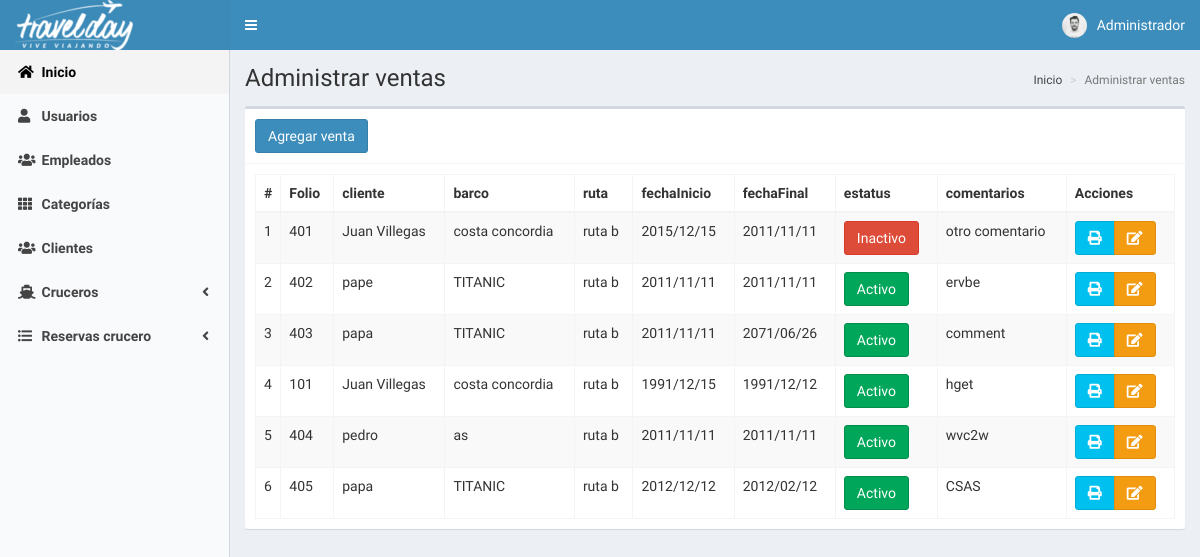
The app's page /administrarReservas (signed in) with its own data.
### tables this page shows
CREATE TABLE `reservas` (
  `id` int(11) NOT NULL,
  `cProveedor` varchar(25) NOT NULL,
  `categoria` int(11) NOT NULL,
  `folio` int(11) NOT NULL,
  `id_vendedor` int(11) NOT NULL,
  `barco` int(11) NOT NULL,
  `imgBarco` varchar(255) NOT NULL,
  `idRuta` int(11) NOT NULL,
  `imgRuta` varchar(255) NOT NULL,
  `htmlRuta` varchar(255) NOT NULL,
  `idCliente` int(11) NOT NULL,
  `adultos` int(11) DEFAULT NULL,
  `menores` int(11) DEFAULT NULL,
  `nombrePasajeros` text NOT NULL,
  `fechaInicio` varchar(50) NOT NULL,
  `fechaFinal` varchar(50) NOT NULL,
  `habitacion` varchar(50) NOT NULL,
  `numHabitacion` varchar(50) NOT NULL,
  `mealPlan` varchar(100) NOT NULL,
  `estatus` varchar(20) NOT NULL,
  `vencimiento` varchar(50) NOT NULL,
  `costo` float NOT NULL,
  `metodoPago` text NOT NULL,
  `codigo` text NOT NULL,
  `comentarios` varchar(500) NOT NULL,
  `fecha` timestamp NOT NULL DEFAULT CURRENT_TIMESTAMP
);

CREATE TABLE `clientes` (
  `id` int(11) NOT NULL,
  `nombre` text NOT NULL,
  `documento` text NOT NULL,
  `direccion` text NOT NULL,
  `email` text NOT NULL,
  `telefono` text NOT NULL,
  `telefono2` text NOT NULL,
  `fecha` timestamp NOT NULL DEFAULT CURRENT_TIMESTAMP ON UPDATE CURRENT_TIMESTAMP
);

CREATE TABLE `barcos` (
  `id` int(11) NOT NULL,
  `idCategoria` int(11) NOT NULL,
  `nombre` text NOT NULL,
  `compania` text NOT NULL,
  `pasajeros` int(11) NOT NULL,
  `construccion` bigint(11) NOT NULL,
  `tonelaje` bigint(11) NOT NULL,
  `tripulacion` bigint(11) NOT NULL,
  `descripcion` text NOT NULL,
  `velocidad` varchar(11) NOT NULL,
  `cubiertas` int(11) NOT NULL,
  `largo` int(11) NOT NULL,
  `ancho` int(11) NOT NULL,
  `imagen` text NOT NULL,
  `codigo` text NOT NULL
);

CREATE TABLE `rutas` (
  `id` int(11) NOT NULL,
  `idCategoria` int(11) NOT NULL,
  `codigo` int(11) NOT NULL,
  `descripcion` varchar(100) NOT NULL,
  `noches` int(11) NOT NULL,
  `puertos` int(11) NOT NULL,
  `embarque` varchar(100) NOT NULL,
  `desembarque` varchar(100) NOT NULL,
  `html` text NOT NULL,
  `imagen` text NOT NULL,
  `fecha` timestamp NOT NULL DEFAULT CURRENT_TIMESTAMP ON UPDATE CURRENT_TIMESTAMP
);

### controladores/plantilla.controlador.php (called while the page is built)
<?php
class ControladorPlantilla{
	static public function ctrPlantilla(){
		include "vistas/plantilla.php";
	}
}

### index.php (called while the page is built, shortened)
<?php
require_once "controladores/plantilla.controlador.php";
require_once "controladores/usuarios.controlador.php";
require_once "controladores/clientes.controlador.php";
require_once "controladores/barcos.controlador.php";
require_once "controladores/rutas.controlador.php";
require_once "controladores/reservas.controlador.php";
require_once "modelos/clientes.modelo.php";
require_once "modelos/barcos.modelo.php";
require_once "modelos/rutas.modelo.php";
require_once "modelos/reservas.modelo.php";
$plantilla = new ControladorPlantilla();
$plantilla -> ctrPlantilla();

### controladores/reservas.controlador.php (called while the page is built, shortened)
<?php
class ControladorReservas{
	static public function ctrMostrarReserva($item, $valor){
		$tabla = "reservas";
		$respuesta = ModeloReservas::mdlMostrarReservas($tabla, $item, $valor);
		return $respuesta;
	}
}

### modelos/conexion.php (called while the page is built)
<?php
class Conexion{
	static public function conectar(){
		$link = new PDO("mysql:host=localhost;dbname=travelday_admin",
			            "root",
			            "");
		$link->exec("set names utf8");
		return $link;
	}
}

### modelos/reservas.modelo.php (called while the page is built, shortened)
<?php
require_once "conexion.php";
class ModeloReservas{
	static public function mdlMostrarReservas($tabla, $item, $valor){
		if($item != null){
			$stmt = Conexion::conectar()->prepare("SELECT * FROM $tabla WHERE $item = :$item ORDER BY id DESC");
			$stmt -> bindParam(":".$item, $valor, PDO::PARAM_STR);
			$stmt -> execute();
			return $stmt -> fetch();
		}else{
			$stmt = Conexion::conectar()->prepare("SELECT * FROM $tabla");
			$stmt -> execute();
			return $stmt -> fetchAll();
		}
	}
}

### controladores/clientes.controlador.php (called while the page is built, shortened)
<?php
class ControladorClientes{
	static public function ctrMostrarClientes($item, $valor){
		$tabla = "clientes";
		$respuesta = ModeloClientes::mdlMostrarClientes($tabla, $item, $valor);
		return $respuesta;
	}
}

### modelos/clientes.modelo.php (called while the page is built, shortened)
<?php
require_once "conexion.php";
class ModeloClientes{
	static public function mdlMostrarClientes($tabla, $item, $valor){
		if($item != null){
			$stmt = Conexion::conectar()->prepare("SELECT * FROM $tabla WHERE $item = :$item");
			$stmt -> bindParam(":".$item, $valor, PDO::PARAM_STR);
			$stmt -> execute();
			return $stmt -> fetch();
		}else{
			$stmt = Conexion::conectar()->prepare("SELECT * FROM $tabla");
			$stmt -> execute();
			return $stmt -> fetchAll();
		}
	}
}

### controladores/barcos.controlador.php (called while the page is built, shortened)
<?php
class ControladorBarcos{
	static public function ctrMostrarBarcos($item, $valor){
		$tabla = "barcos";
		$respuesta = ModeloBarcos::mdlMostrarBarcos($tabla, $item, $valor);
		return $respuesta;
	}
}
?>

### modelos/barcos.modelo.php (called while the page is built, shortened)
<?php
require_once "conexion.php";
class ModeloBarcos{
	static public function mdlMostrarBarcos($tabla, $item, $valor){
		if($item != null){
			$stmt = Conexion::conectar()->prepare("SELECT * FROM $tabla WHERE $item = :$item ORDER BY id DESC");
			$stmt -> bindParam(":".$item, $valor, PDO::PARAM_STR);
			$stmt -> execute();
			return $stmt -> fetch();
		}else{
			$stmt = Conexion::conectar()->prepare("SELECT * FROM $tabla");
			$stmt -> execute();
			return $stmt -> fetchAll();
		}
	}
}

### controladores/rutas.controlador.php (called while the page is built, shortened)
<?php
class ControladorRutas{
	static public function ctrMostrarRutas($item, $valor){
		$tabla = "rutas";
		$respuesta = ModeloRutas::mdlMostrarRutas($tabla, $item, $valor);
		return $respuesta;
	}
}

### modelos/rutas.modelo.php (called while the page is built, shortened)
<?php
require_once "conexion.php";
class ModeloRutas{
	static public function mdlMostrarRutas($tabla, $item, $valor){
		if($item != null){
			$stmt = Conexion::conectar()->prepare("SELECT * FROM $tabla WHERE $item = :$item ORDER BY id DESC");
			$stmt -> bindParam(":".$item, $valor, PDO::PARAM_STR);
			$stmt -> execute();
			return $stmt -> fetch();
		}else{
			$stmt = Conexion::conectar()->prepare("SELECT * FROM $tabla");
			$stmt -> execute();
			return $stmt -> fetchAll();
		}
	}
}

### vistas/modulos/administrarReservas.php (the view)
<div class="content-wrapper">
  <section class="content-header">
    <h1>
      Administrar ventas
    </h1>
    <ol class="breadcrumb">
      <li><a href="inicio"><i class="fa fa-dashboard"></i> Inicio</a></li>
      <li class="active">Administrar ventas</li>
    </ol>
  </section>
  <section class="content">
    <div class="box">
      <div class="box-header with-border">
        <a href="reservas-crucero">
          <button class="btn btn-primary">
            Agregar venta
          </button>
        </a>
      </div>
      <div class="box-body">
       <table class="table table-bordered table-striped dt-responsive tablas" width="100%">
        <thead>
         <tr>
           <th style="width:10px">#</th>
           <th>Folio</th>
           <th>cliente</th>
           <th>barco</th>
           <th>ruta</th>
           <th>fechaInicio</th>
           <th>fechaFinal</th>
           <th>estatus</th>
            <th>comentarios</th>
           <th>Acciones</th>
         </tr>
        </thead>
        <tbody>
        <?php
          $item = null;
          $valor = null;
          $respuesta = ControladorReservas::ctrMostrarReserva($item, $valor);
          foreach ($respuesta as $key => $value) {
           echo '<tr>
                 <td>'.($key+1).'</td>
                  <td>'.$value["folio"].'</td>';
                  $itemCliente = "id";
                  $valorCliente = $value["idCliente"];
                  $respuestaCliente = ControladorClientes::ctrMostrarClientes($itemCliente, $valorCliente);
                  echo '<td>'.$respuestaCliente["nombre"].'</td>';
                  $itemUsuario = "id";
                  $valorUsuario = $value["barco"];
                  $respuestaUsuario = ControladorBarcos::ctrMostrarBarcos($itemUsuario, $valorUsuario);
                  echo '<td>'.$respuestaUsuario["nombre"].'</td>';
                  $itemUsuario = "id";
                  $valorUsuario = $value["idRuta"];
                  $respuestaUsuario = ControladorRutas::ctrMostrarRutas($itemUsuario, $valorUsuario);
                  echo '<td>'.$respuestaUsuario["descripcion"].'</td>';
                  echo '<td>'.$value["fechaInicio"].'</td>';
                  echo '<td>'.$value["fechaFinal"].'</td>';
                if($value["estatus"] === " activo"){
                    echo '<td><button class="btn btn-success">Activo</button></td>';
                  }else{
                    echo '<td><button class="btn btn-danger">Inactivo</button></td>';
                  }
                  echo '<td>'.$value["comentarios"].'</td>';
                   echo '
                        <td>
                    <div class="btn-group">
                      <button class="btn btn-info fa-1x imprimirReserva" idReserva="'.$value["id"].'"><i class="fas fa-print"></i></button>
                      <button class="btn btn-warning btnEditarReserva" idReserva="'.$value["id"].'"><i class="fas fa-edit"></i></button>
                    </div>
                  </td>
                </tr> ';
            }
        ?>
        </tbody>
       </table>
      </div>
    </div>
  </section>
</div>

### vistas/plantilla.php (shortened to what this page needs)
<!DOCTYPE html>
<html>
<head>
  <link rel="stylesheet" href="vistas/bower_components/bootstrap/dist/css/bootstrap.min.css">
  <link rel="stylesheet" href="vistas/bower_components/font-awesome/css/font-awesome.min.css">
  <link rel="stylesheet" href="vistas/bower_components/Ionicons/css/ionicons.min.css">
  <link rel="stylesheet" href="vistas/dist/css/AdminLTE.css">
  <link rel="stylesheet" href="vistas/dist/css/skins/_all-skins.min.css">
  <link rel="stylesheet" href="vistas/bower_components/datatables.net-bs/css/dataTables.bootstrap.min.css">
  <link rel="stylesheet" href="vistas/bower_components/datatables.net-bs/css/responsive.bootstrap.min.css">
  <link rel="stylesheet" href="vistas/plugins/iCheck/all.css">
  <link rel="stylesheet" href="https://use.fontawesome.com/releases/v5.5.0/css/all.css">
</head>
<body class="hold-transition skin-blue-light sidebar-mini login-page">
  <?php
  if(isset($_SESSION["iniciarSesion"]) && $_SESSION["iniciarSesion"] == "ok"){
   echo '<div class="wrapper">';
    include "modulos/cabezote.php";
    include "modulos/menu.php";
    if(isset($_GET["ruta"])){
      if($_GET["ruta"] == "inicio" ||
         $_GET["ruta"] == "usuarios" ||
         $_GET["ruta"] == "categorias" ||
         $_GET["ruta"] == "productos" ||
         $_GET["ruta"] == "clientes" ||
         $_GET["ruta"] == "ventas" ||
         $_GET["ruta"] == "crear-venta" ||
         $_GET["ruta"] == "reportes" ||
         $_GET["ruta"] == "empleados" ||
         $_GET["ruta"] == "barcos" ||
         $_GET["ruta"] == "barcosregistro" ||
          $_GET["ruta"] == "rutas" ||
           $_GET["ruta"] == "reservas-crucero" ||
           $_GET["ruta"] == "administrarReservas" ||
           $_GET["ruta"] == "editar-reserva" ||
         $_GET["ruta"] == "salir"){
        include "modulos/".$_GET["ruta"].".php";
      }else{
        include "modulos/404.php";
      }
    }else{
      include "modulos/inicio.php";
    }
    echo '</div>';
  }else{
    include "modulos/login.php";
  }
  ?>
</body>
</html>

### vistas/modulos/cabezote.php (shortened to what this page needs)
<header class="main-header">
<a href="inicio" class="logo">
	<span class="logo-lg">
		<img src="vistas/img/wallpaper/logos.png" class="img-responsive" style="padding:10px 0px,width: 50px ,height: 1px">
	</span>
</a>
<nav class="navbar navbar-static-top" role="navigation">
 	<a href="#" class="sidebar-toggle" data-toggle="push-menu" role="button">
     	</a>
	<div class="navbar-custom-menu">
		<ul class="nav navbar-nav">
			<li class="dropdown user user-menu">
				<a href="#" class="dropdown-toggle" data-toggle="dropdown">
				<?php
				if($_SESSION["foto"] != ""){
					echo '<img src="'.$_SESSION["foto"].'" class="user-image">';
				}else{
					echo '<img src="vistas/img/usuarios/default/anonymous.png" class="user-image">';
				}
				?>
					<span class="hidden-xs"><?php  echo $_SESSION["nombre"]; ?></span>
				</a>
			</li>
		</ul>
	</div>
</nav>
</header>

### vistas/modulos/menu.php (shortened to what this page needs)
<aside class="main-sidebar">
	 <section class="sidebar">
		<ul class="sidebar-menu">
			<li class="active">
				<a href="inicio">
					<i class="fa fa-home"></i>
					<span>Inicio</span>
				</a>
			</li>
			<li>
				<a href="usuarios">
					<i class="fa fa-user"></i>
					<span>Usuarios</span>
				</a>
			</li>
			<li>
				<a href="empleados">
					<i class="fa fa-users"></i>
					<span>Empleados</span>
				</a>
			</li>
			<li>
				<a href="categorias">
					<i class="fa fa-th"></i>
					<span>Categorías</span>
				</a>
			</li>
			<li>
				<a href="clientes">
					<i class="fa fa-users"></i>
					<span>Clientes</span>
				</a>
			</li>
			<li class="treeview">
				<a href="#">
					<i class="fa fa-ship"></i>
					<span>Cruceros</span>
					<span class="pull-right-container">
						<i class="fa fa-angle-left pull-right"></i>
					</span>
				</a>
			</li>
			<li class="treeview">
				<a href="#">
					<i class="fa fa-list-ul"></i>
					<span>Reservas crucero</span>
					<span class="pull-right-container">
						<i class="fa fa-angle-left pull-right"></i>
					</span>
				</a>
			</li>
		</ul>
	 </section>
</aside>

### records on screen
reservas: folio "401", idCliente.nombre "Juan Villegas", barcos.nombre "costa concordia", idRuta.descripcion "ruta b", fechaInicio "2015/12/15", fechaFinal "2011/11/11", estatus "Inactivo", comentarios "otro comentario"
reservas: folio "402", idCliente.nombre "pape", barcos.nombre "TITANIC", idRuta.descripcion "ruta b", fechaInicio "2011/11/11", fechaFinal "2011/11/11", estatus "Activo", comentarios "ervbe"
reservas: folio "403", idCliente.nombre "papa", barcos.nombre "TITANIC", idRuta.descripcion "ruta b", fechaInicio "2011/11/11", fechaFinal "2071/06/26", estatus "Activo", comentarios "comment"
reservas: folio "101", idCliente.nombre "Juan Villegas", barcos.nombre "costa concordia", idRuta.descripcion "ruta b", fechaInicio "1991/12/15", fechaFinal "1991/12/12", estatus "Activo", comentarios "hget"
reservas: folio "404", idCliente.nombre "pedro", barcos.nombre "as", idRuta.descripcion "ruta b", fechaInicio "2011/11/11", fechaFinal "2011/11/11", estatus "Activo", comentarios "wvc2w"
reservas: folio "405", idCliente.nombre "papa", barcos.nombre "TITANIC", idRuta.descripcion "ruta b", fechaInicio "2012/12/12", fechaFinal "2012/02/12", estatus "Activo", comentarios "CSAS"

### other values on screen
$_SESSION["nombre"] "Administrador"
